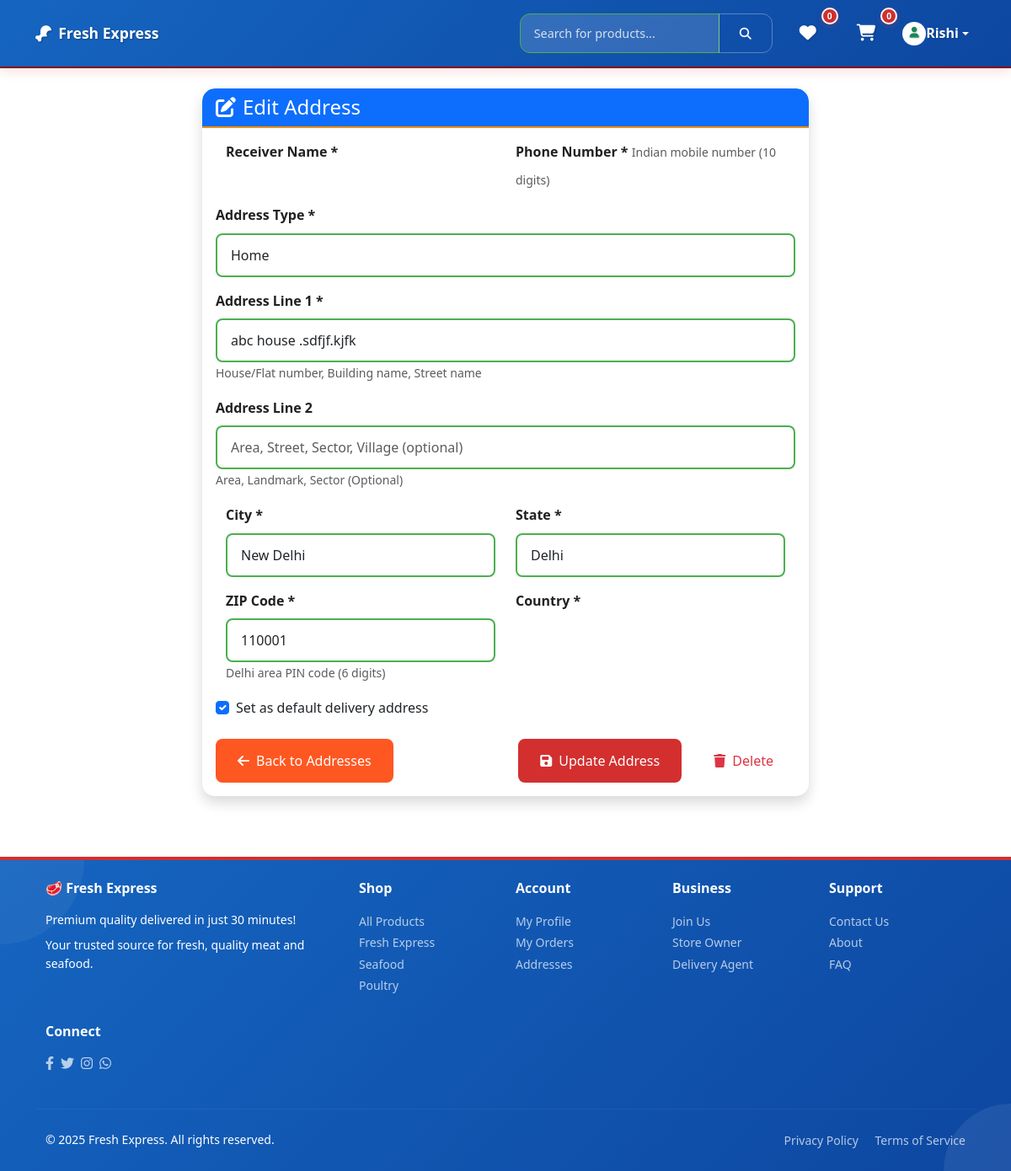
The page /accounts/addresses/13/edit/ (signed in) on the database its author committed.
### accounts/models.py (models this page shows, shortened)
class User(AbstractUser):
    USER_TYPES = [
        ('customer', 'Customer'),
        ('store_owner', 'Store Owner'),
        ('delivery_agent', 'Delivery Agent'),
        ('admin', 'Admin'),
    ]
    user_type = models.CharField(max_length=20, choices=USER_TYPES, default='customer')
    phone_number = models.CharField(max_length=15, blank=True, null=True)
    email_verified = models.BooleanField(default=False)
    phone_verified = models.BooleanField(default=False)
    created_at = models.DateTimeField(auto_now_add=True)
    updated_at = models.DateTimeField(auto_now=True)

### locations/models.py (models this page shows, shortened)
class Address(TimeStampedModel):
    from django.contrib.auth import get_user_model
    User = get_user_model()
    ADDRESS_TYPES = [
        ('home', 'Home'),
        ('work', 'Work'),
        ('other', 'Other'),
    ]
    user = models.ForeignKey(User, on_delete=models.CASCADE, related_name='addresses')
    label = models.CharField(max_length=50)
    address_type = models.CharField(max_length=10, choices=ADDRESS_TYPES, default='home')
    address_line_1 = models.CharField(max_length=255)
    address_line_2 = models.CharField(max_length=255, blank=True, null=True)
    landmark = models.CharField(max_length=100, blank=True, null=True)
    city = models.CharField(max_length=100)
    state = models.CharField(max_length=100)
    zip_code = models.CharField(max_length=10)
    country = models.CharField(max_length=100, default='India')
    latitude = models.DecimalField(max_digits=10, decimal_places=7, blank=True, null=True)
    longitude = models.DecimalField(max_digits=10, decimal_places=7, blank=True, null=True)
    contact_person = models.CharField(max_length=100, blank=True, null=True)
    contact_phone = models.CharField(max_length=15, blank=True, null=True)
    is_default = models.BooleanField(default=False)
    class Meta:
        ordering = ['-is_default', '-created_at']
        verbose_name_plural = "Addresses"

### accounts/views.py (the view, shortened to what this page needs)
# urls.py: path('addresses/<int:pk>/edit/', views.EditAddressView.as_view(), name='edit_address'),
class EditAddressView(LoginRequiredMixin, FormView):
    template_name = 'accounts/edit_address.html'
    form_class = AddressForm
    success_url = reverse_lazy('accounts:address_list')
    def get_object(self):
        return get_object_or_404(Address, pk=self.kwargs['pk'], user=self.request.user)
    def get_initial(self):
        address = self.get_object()
        return {
            'label': address.label,
            'address_type': address.address_type,
            'address_line_1': address.address_line_1,
            'address_line_2': address.address_line_2,
            'landmark': address.landmark,
            'city': address.city,
            'state': address.state,
            'zip_code': address.zip_code,
            'contact_person': address.contact_person,
            'contact_phone': address.contact_phone,
            'is_default': address.is_default
        }

### templates/accounts/edit_address.html (shortened to what this page needs)
{% extends 'base_mobile.html' %}
{% load static %}
{% block content %}
<div class="container py-4">
    <div class="row justify-content-center">
        <div class="col-md-8">
            <div class="card shadow">
                <div class="card-header bg-primary text-white">
                    <h4 class="mb-0">
                        <i class="fas fa-edit me-2"></i>Edit Address
                    </h4>
                </div>
                <div class="card-body">
                    <form method="post">
                        <div class="row">
                            <div class="col-md-6 mb-3">
                                <label class="form-label fw-bold">Receiver Name *</label>
                            </div>
                            <div class="col-md-6 mb-3">
                                <label class="form-label fw-bold">Phone Number *</label>
                                <small class="form-text text-muted">Indian mobile number (10 digits)</small>
                            </div>
                        </div>
                        <div class="mb-3">
                            <label class="form-label fw-bold">Address Type *</label>
                            {{ form.address_type }}
                        </div>
                        <div class="mb-3">
                            <label class="form-label fw-bold">Address Line 1 *</label>
                            {{ form.address_line_1 }}
                            <small class="form-text text-muted">House/Flat number, Building name, Street name</small>
                        </div>
                        <div class="mb-3">
                            <label class="form-label fw-bold">Address Line 2</label>
                            {{ form.address_line_2 }}
                            <small class="form-text text-muted">Area, Landmark, Sector (Optional)</small>
                        </div>
                        <div class="row">
                            <div class="col-md-6 mb-3">
                                <label class="form-label fw-bold">City *</label>
                                {{ form.city }}
                            </div>
                            <div class="col-md-6 mb-3">
                                <label class="form-label fw-bold">State *</label>
                                {{ form.state }}
                            </div>
                        </div>
                        <div class="row">
                            <div class="col-md-6 mb-3">
                                <label class="form-label fw-bold">ZIP Code *</label>
                                {{ form.zip_code }}
                                <small class="form-text text-muted">Delhi area PIN code (6 digits)</small>
                            </div>
                            <div class="col-md-6 mb-3">
                                <label class="form-label fw-bold">Country *</label>
                            </div>
                        </div>
                        <div class="mb-4">
                            <div class="form-check">
                                {{ form.is_default }}
                                <label class="form-check-label" for="{{ form.is_default.id_for_label }}">
                                    Set as default delivery address
                                </label>
                            </div>
                        </div>
                        <div class="d-flex justify-content-between">
                            <a href="{% url 'accounts:address_list' %}" class="btn btn-secondary">
                                <i class="fas fa-arrow-left me-2"></i>Back to Addresses
                            </a>
                            <div>
                                <button type="submit" class="btn btn-primary me-2">
                                    <i class="fas fa-save me-2"></i>Update Address
                                </button>
                                <a href="{% url 'accounts:delete_address' address.id %}"
                                   class="btn btn-outline-danger"
                                   onclick="return confirm('Are you sure you want to delete this address?')">
                                    <i class="fas fa-trash me-2"></i>Delete
                                </a>
                            </div>
                        </div>
                    </form>
                </div>
            </div>
        </div>
    </div>
</div>
{% endblock %}

### templates/base_mobile.html (shortened to what this page needs)
{% load static %}
<!DOCTYPE html>
<html lang="en">
<head>
    <link href="https://cdn.jsdelivr.net/npm/bootstrap@5.3.0/dist/css/bootstrap.min.css" rel="stylesheet">
    <link rel="stylesheet" href="https://cdnjs.cloudflare.com/ajax/libs/font-awesome/6.4.0/css/all.min.css">
    {% load static %}
    <link rel="stylesheet" href="{% static 'css/appetite-theme.css' %}">
    <link rel="stylesheet" href="{% static 'css/common.css' %}">
    <link rel="stylesheet" href="{% static 'css/components/cart.css' %}">
    <link rel="stylesheet" href="{% static 'css/components/wishlist.css' %}">
    <link rel="stylesheet" href="{% static 'css/components/search.css' %}">
    <link rel="stylesheet" href="{% static 'css/mobile-overflow-fix.css' %}">
    <link rel="stylesheet" href="{% static 'css/global-product-card.css' %}">
</head>
<body>
    <nav class="navbar navbar-expand-lg modern-navbar">
        <div class="container" style="overflow: hidden;">
            <a class="navbar-brand modern-brand" href="{% url 'core:home' %}">
                <i class="fas fa-drumstick-bite me-2"></i>Fresh Express
            </a>
            <div class="navbar-nav ms-auto desktop-nav">
                <ul class="navbar-nav align-items-center">
                    {% if not user.is_authenticated or user.user_type == 'customer' %}
                    <li class="nav-item me-3">
                        <form method="GET" action="{% url 'catalog:product_list' %}" class="d-flex">
                            <div class="input-group" style="width: 300px;">
                                <input type="text" class="form-control form-control-sm"
                                       placeholder="Search for products..." name="q" id="search-input"
                                       value="{{ request.GET.q }}">
                                <button class="btn btn-outline-light btn-sm" type="submit">
                                    <i class="fas fa-search"></i>
                                </button>
                            </div>
                        </form>
                    </li>
                    {% endif %}
                    {% if user.is_authenticated and is_customer %}
                    <li class="nav-item me-3">
                        <a class="nav-link position-relative" href="{% url 'accounts:wishlist' %}">
                            <i class="fas fa-heart fa-lg"></i>
                            <span class="position-absolute top-0 start-100 translate-middle cart-badge">
                                <span id="wishlist-count">{{ total_wishlist_items|default:0 }}</span>
                            </span>
                        </a>
                    </li>
                    {% endif %}
                    {% if user.is_authenticated and is_customer %}
                    <li class="nav-item me-3">
                        <a class="nav-link position-relative" href="{% url 'orders:cart' %}">
                            <i class="fas fa-shopping-cart fa-lg"></i>
                            <span class="position-absolute top-0 start-100 translate-middle cart-badge">
                                <span id="cart-count">{{ total_cart_items|default:0 }}</span>
                            </span>
                        </a>
                    </li>
                    {% endif %}
                    {% if user.is_authenticated %}
                    <li class="nav-item dropdown">
                        <a class="nav-link dropdown-toggle d-flex align-items-center" href="#" id="userDropdown" role="button" data-bs-toggle="dropdown" aria-expanded="false">
                            <div class="rounded-circle bg-white text-success d-flex align-items-center justify-content-center me-2" style="width: 28px; height: 28px;">
                                <i class="fas fa-user" style="font-size: 0.8rem;"></i>
                            </div>
                            <span class="d-none d-md-inline">{{ user.first_name|default:user.username|truncatechars:10 }}</span>
                        </a>
                    </li>
                    {% endif %}
                </ul>
            </div>
        </div>
    </nav>
    <main class="main-content">
        {% block content %}{% endblock %}
    </main>
    <div class="toast-container position-fixed top-0 end-0 p-3" style="z-index: 1055;"></div>
    <footer class="modern-footer py-4 mt-5">
        <div class="container">
            <div class="row">
                <div class="col-md-4 mb-3">
                    <h6 class="fw-bold mb-3">🥩 Fresh Express</h6>
                    <p class="small mb-2">Premium quality delivered in just 30 minutes!</p>
                    <p class="small mb-0">Your trusted source for fresh, quality meat and seafood.</p>
                </div>
                <div class="col-md-2 mb-3">
                    <h6 class="fw-bold mb-3">Shop</h6>
                    <ul class="list-unstyled">
                        <li><a href="{% url 'catalog:product_list' %}" class="text-white-50 text-decoration-none small">All Products</a></li>
                        <li><a href="{% url 'catalog:product_list' %}?category=fresh-meat" class="text-white-50 text-decoration-none small">Fresh Express</a></li>
                        <li><a href="{% url 'catalog:product_list' %}?category=seafood" class="text-white-50 text-decoration-none small">Seafood</a></li>
                        <li><a href="{% url 'catalog:product_list' %}?category=poultry" class="text-white-50 text-decoration-none small">Poultry</a></li>
                    </ul>
                </div>
                <div class="col-md-2 mb-3">
                    <h6 class="fw-bold mb-3">Account</h6>
                    <ul class="list-unstyled">
                        {% if user.is_authenticated %}
                            <li><a href="{% url 'accounts:profile' %}" class="text-white-50 text-decoration-none small">My Profile</a></li>
                            <li><a href="{% url 'orders:order_list' %}" class="text-white-50 text-decoration-none small">My Orders</a></li>
                            <li><a href="{% url 'accounts:address_list' %}" class="text-white-50 text-decoration-none small">Addresses</a></li>
                        {% else %}
                            <li><a href="{% url 'accounts:customer_login' %}" class="text-white-50 text-decoration-none small">Login</a></li>
                            <li><a href="{% url 'accounts:customer_register' %}" class="text-white-50 text-decoration-none small">Register</a></li>
                        {% endif %}
                    </ul>
                </div>
                <div class="col-md-2 mb-3">
                    <h6 class="fw-bold mb-3">Business</h6>
                    <ul class="list-unstyled">
                        <li><a href="{% url 'accounts:business_register' %}" class="text-white-50 text-decoration-none small">Join Us</a></li>
                        <li><a href="{% url 'accounts:store_register' %}" class="text-white-50 text-decoration-none small">Store Owner</a></li>
                        <li><a href="{% url 'accounts:delivery_register' %}" class="text-white-50 text-decoration-none small">Delivery Agent</a></li>
                    </ul>
                </div>
                <div class="col-md-2 mb-3">
                    <h6 class="fw-bold mb-3">Support</h6>
                    <ul class="list-unstyled">
                        <li><a href="{% url 'core:contact' %}" class="text-white-50 text-decoration-none small">Contact Us</a></li>
                        <li><a href="{% url 'core:about' %}" class="text-white-50 text-decoration-none small">About</a></li>
                        <li><a href="{% url 'core:faq' %}" class="text-white-50 text-decoration-none small">FAQ</a></li>
                    </ul>
                </div>
                <div class="col-md-2 mb-3">
                    <h6 class="fw-bold mb-3">Connect</h6>
                    <div class="d-flex gap-2">
                        <a href="#" class="text-white-50"><i class="fab fa-facebook-f"></i></a>
                        <a href="#" class="text-white-50"><i class="fab fa-twitter"></i></a>
                        <a href="#" class="text-white-50"><i class="fab fa-instagram"></i></a>
                        <a href="#" class="text-white-50"><i class="fab fa-whatsapp"></i></a>
                    </div>
                </div>
            </div>
            <hr class="my-4" style="border-color: rgba(255,255,255,0.2);">
            <div class="row align-items-center">
                <div class="col-md-6">
                    <p class="small mb-0">&copy; 2025 Fresh Express. All rights reserved.</p>
                </div>
                <div class="col-md-6 text-md-end">
                    <small class="text-white-50">
                        <a href="{% url 'core:privacy' %}" class="text-white-50 text-decoration-none me-3">Privacy Policy</a>
                        <a href="{% url 'core:terms' %}" class="text-white-50 text-decoration-none">Terms of Service</a>
                    </small>
                </div>
            </div>
        </div>
    </footer>
</body>
</html>

### rows shown on the page
User: first_name "Rishi"
Address: address_type "Home", address_line_1 "abc house .sdfjf.kjfk", city "New Delhi", state "Delhi", zip_code "110001", is_default "☑"

### other values the page prints
{{ total_wishlist_items|default:0 }} "0"
{{ total_cart_items|default:0 }} "0"
